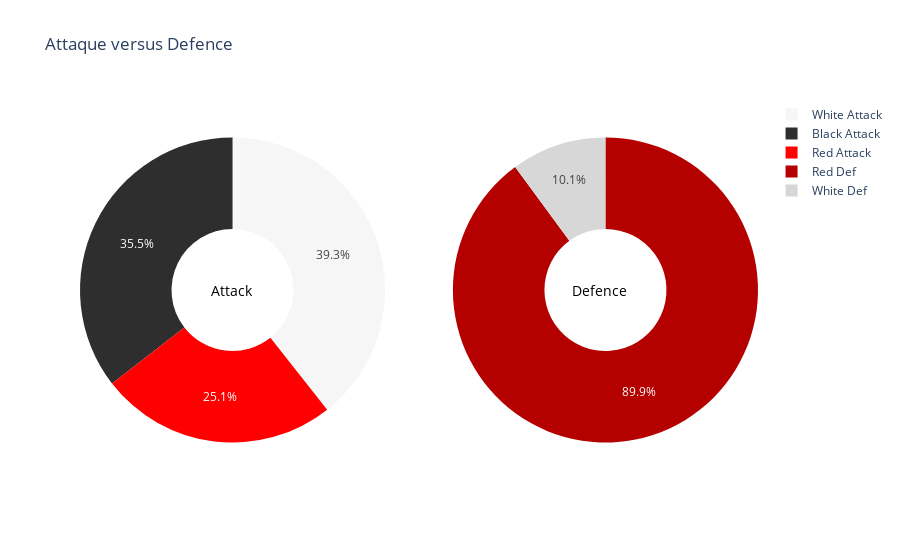

Here is the notebook cell this chart was saved with:
### Code cell
labelFirstPie = ["Red Attack","Black Attack","White Attack"]
labelSecondPie = ["Red Def","White Def"]
valueFirstPie = [numberDiceRedAttLaunched,numberDiceBlackAttLaunched,numberDiceWhiteAttLaunched]
valueSecondPie = [numberDiceRedDefLaunched,numberDiceWhiteDefLaunched]
colorFirstPie = ["#FF0000","2E2E2E","F6F6F6"]
colorSecondPie = ["B50000","D7D7D7"]

print("\n")
print(colored("Number Of Attack Dice", 'green'))
print(numberDiceRedAttLaunched+numberDiceBlackAttLaunched+numberDiceWhiteAttLaunched)
print(colored("Number Of Defence Dice", 'green'))
print(numberDiceRedDefLaunched+numberDiceWhiteDefLaunched)
print(colored("Ratio touche qui doivent être défendues", 'green'))
print((numberDiceRedDefLaunched+numberDiceWhiteDefLaunched)/(numberDiceRedAttLaunched+numberDiceBlackAttLaunched+numberDiceWhiteAttLaunched))

pie_chart(labelFirstPie,labelSecondPie,valueFirstPie,valueSecondPie,colorFirstPie,colorSecondPie, title = "Attaque versus Defence",textFirstPie="Attack",textSecondPie="Defence",xTextFirstPie = 0.19,xTextSecondPie = 0.81)

### Figure 1 — Plotly figure (JSON) as saved in the notebook; plotly's stock layout.template omitted (floating-point values rounded to 4 significant figures)
{"data": [{"domain": {"x": [0, 0.45], "y": [0, 1]}, "hole": 0.4, "hoverinfo": "label+name+value", "labels": ["Red Attack", "Black Attack", "White Attack"], "marker": {"colors": ["#FF0000", "2E2E2E", "F6F6F6"]}, "name": "Dice Used", "type": "pie", "values": [85, 120, 133]}, {"domain": {"x": [0.55, 1], "y": [0, 1]}, "hole": 0.4, "hoverinfo": "label+name+value", "labels": ["Red Def", "White Def"], "marker": {"colors": ["B50000", "D7D7D7"]}, "name": "Dice Used", "type": "pie", "values": [107, 12]}], "layout": {"annotations": [{"font": {"color": "black", "size": 14}, "showarrow": false, "text": "Attack", "x": 0.19, "y": 0.5}, {"font": {"color": "black", "size": 14}, "showarrow": false, "text": "Defence", "x": 0.81, "y": 0.5}], "title": {"text": "Attaque versus Defence"}}}
